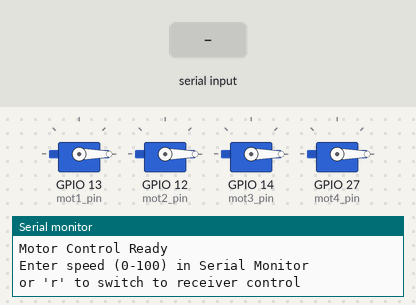
The sketch below on a simulated ESP32. Shown: 4 × servo, the last lines printed to the serial monitor. The inputs (shaded band) are chosen by the test bench.

Above: at 1.2 s.
1.3 s: "90,45\n" received over Serial
At 2.0 s:
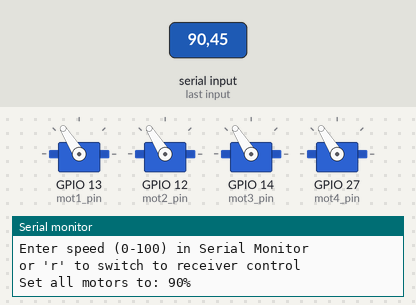
2.8 s: "5\n" received over Serial
At 3.5 s:
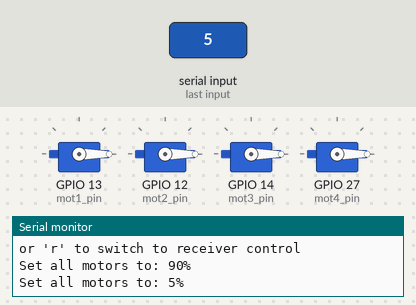
4.3 s: "90\n" received over Serial
At 5.4 s:
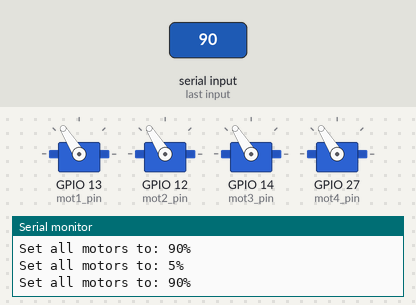
Timing chart, 0 to 7.3 s (numbered marks = the images above; inputs shaded):
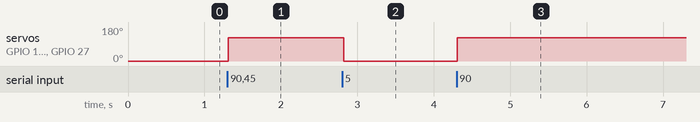

The sketch:

motor-test-speed.ino
```cpp
#include <ESP32Servo.h>

Servo mot1;
Servo mot2;
Servo mot3;
Servo mot4;
const int mot1_pin = 13;
const int mot2_pin = 12;
const int mot3_pin = 14;
const int mot4_pin = 27;

// Motor control variables
int motorSpeed = 0;  // 0-100% speed
bool serialControl = false;  // Flag for serial control mode

void setup() {
  Serial.begin(115200);

  // Initialize motors
  mot1.attach(mot1_pin, 0, 65536);
  mot2.attach(mot2_pin, 0, 65536);
  mot3.attach(mot3_pin, 0, 65536);
  mot4.attach(mot4_pin, 0, 65536);

  // Stop all motors initially
  setAllMotors(0);

  Serial.println("Motor Control Ready");
  Serial.println("Enter speed (0-100) in Serial Monitor");
  Serial.println("or 'r' to switch to receiver control");
}

void loop() {
  // Check for serial input
  if (Serial.available()) {
    handleSerialInput();
  }

  if (serialControl) {
    // Set all motors to the same speed (0-100%)
    setAllMotors(motorSpeed);
  }

  // Small delay to prevent flooding the serial port
  delay(20);
}

void handleSerialInput() {
  String input = Serial.readStringUntil('\n');
  input.trim();

  if (input.equalsIgnoreCase("r")) {
    serialControl = false;
    Serial.println("Switched to receiver control mode");
  }
  else {
    int speed = input.toInt();
    if (speed >= 0 && speed <= 100) {
      motorSpeed = speed;
      serialControl = true;
      Serial.print("Set all motors to: ");
      Serial.print(motorSpeed);
      Serial.println("%");
    } else {
      Serial.println("Invalid input! Enter 0-100 or 'r'");
    }
  }
}

void setAllMotors(int speedPercent) {
  // Convert 0-100% to 1000-2000µs PWM signal
  int pwmValue = map(speedPercent, 0, 100, 0, 2000);

  // Write to all motors
  mot1.writeMicroseconds(pwmValue);
  mot2.writeMicroseconds(pwmValue);
  mot3.writeMicroseconds(pwmValue);
  mot4.writeMicroseconds(pwmValue);
}
```

Measured:
- after the input at 1.3 s, servo on GPIO 13 (mot1_pin), servo on GPIO 12 (mot2_pin), servo on GPIO 14 (mot3_pin), servo on GPIO 27 (mot4_pin): 0° → 122° at once
- after the input at 2.8 s, servo on GPIO 13 (mot1_pin), servo on GPIO 12 (mot2_pin), servo on GPIO 14 (mot3_pin), servo on GPIO 27 (mot4_pin): 122° → 0° at once
- after the input at 4.3 s, servo on GPIO 13 (mot1_pin), servo on GPIO 12 (mot2_pin), servo on GPIO 14 (mot3_pin), servo on GPIO 27 (mot4_pin): 0° → 122° at once
